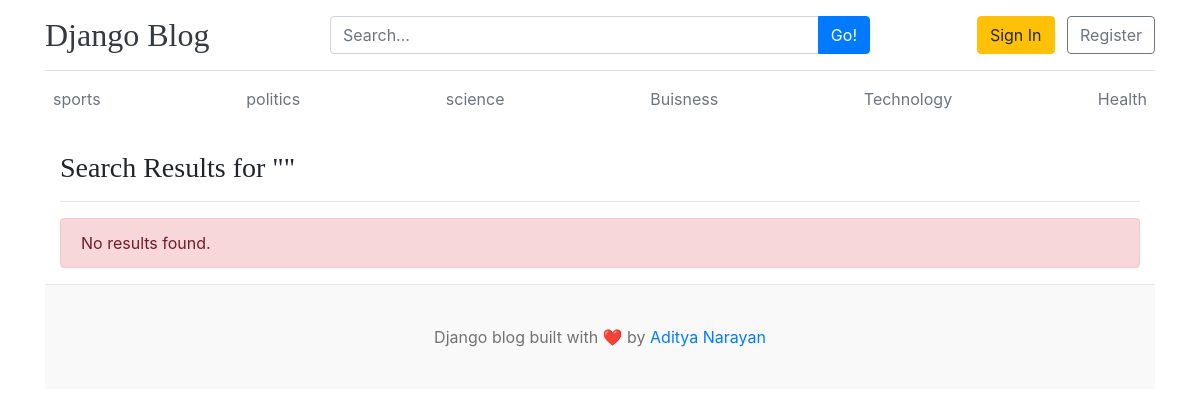
/category/search/, run on the app's committed database.
### blogs/models.py (models this page shows, shortened)
class Category(models.Model):
    category_name = models.CharField(max_length=50,unique=True)
    created_at = models.DateTimeField(auto_now_add=True)
    updated_at = models.DateTimeField(auto_now=True)
    class Meta:
        verbose_name_plural = "Categories"

### blogs/views.py (the view, shortened to what this page needs)
# urls.py: path('search/', views.search, name='search'),
def search(request):
    keyword = request.GET.get('keyword', '')
    posts = Blog.objects.none()
    return render(request, 'search.html', {
        'posts': posts,
        'keyword': keyword,
    })

### blogs/context_processors.py (called while the page is built)
def get_categories(request):
    categories = Category.objects.all()
    return {
        'categories': categories,
    }

def get_Social_links(request):
    social_links=SocialLink.objects.all()
    return dict(social_links=social_links)

### blog_main/templates/search.html
{% extends 'base.html' %}
{% block content %}
<div class="container mt-4">
    <h3>
        Search Results for "{{ keyword }}"
    </h3>
    <hr>
    {% if posts %}
        {% for post in posts %}
        <div class="card mb-4">
            <div class="card-body">
                <h3>
                    <a href="{% url 'blogs' post.slug %}">
                        {{ post.title }}
                    </a>
                </h3>
                <p>
                    {{ post.short_description }}
                </p>
                <p>
                    {{ post.blog_body|truncatewords:40 }}
                </p>
                <a href="{% url 'blogs' post.slug %}" class="btn btn-warning">
                    Read More
                </a>
            </div>
        </div>
        {% endfor %}
    {% else %}
        <div class="alert alert-danger">
            No results found.
        </div>
    {% endif %}
</div>
{% endblock %}

### blog_main/templates/base.html (shortened to what this page needs)
{% load static %}
<!DOCTYPE html>
<html lang="en">
<head>
    <link href="https://getbootstrap.com/docs/4.0/dist/css/bootstrap.min.css" rel="stylesheet">
    <link href="{% static 'css/blog.css' %}" rel="stylesheet">
</head>
<body>
<div class="container">
 <header class="blog-header py-3 border-bottom">
    <div class="row align-items-center">
        <div class="col-md-3">
            <a class="blog-header-logo text-dark" href="/" style="text-decoration:none;">
                <h2 class="mb-0">Django Blog</h2>
            </a>
        </div>
        <div class="col-md-6">
            <form action="{% url 'search' %}" method="GET">
                <div class="input-group">
                    <input
                        type="text"
                        name="keyword"
                        class="form-control"
                        placeholder="Search..."
                    >
                    <div class="input-group-append">
                        <button class="btn btn-primary" type="submit">
                            Go!
                        </button>
                    </div>
                </div>
            </form>
        </div>
        <div class="col-md-3 text-right">
            <a href="#" class="btn btn-warning mr-2">Sign In</a>
            <a href="#" class="btn btn-outline-secondary">Register</a>
        </div>
    </div>
</header>
   <div class="nav-scroller py-2 mb-4">
    <nav class="nav d-flex justify-content-between">
        {% for cat in categories %}
            <a class="p-2 text-muted" href="{% url 'post_by_category' cat.id %}">
                {{ cat.category_name }}
            </a>
        {% endfor %}
    </nav>
</div>
{% block content %}
{% endblock %}
 <footer class="blog-footer">
    <p>
        Django blog built with ❤️ by
        <a href="#">Aditya Narayan</a>
    </p>
</footer>
</body>
</html>

### static/css/blog.css (style rules this page uses)
.blog-header { border-bottom: 1px solid #e5e5e5; }
.blog-header-logo { font-family: "Playfair Display", Georgia, "Times New Roman", serif; font-size: 2.25rem; }
h1, h2, h3, h4, h5, h6 { font-family: "Playfair Display", Georgia, "Times New Roman", serif; }
.blog-footer { padding: 2.5rem 0; color: #727272; text-align: center; background-color: #f9f9f9; border-top: .05rem solid #e5e5e5; }
.blog-footer p:last-child { margin-bottom: 0; }

### data on the page
Category: category_name "sports"
Category: category_name "politics"
Category: category_name "science"
Category: category_name "Buisness"
Category: category_name "Technology"
Category: category_name "Health"
